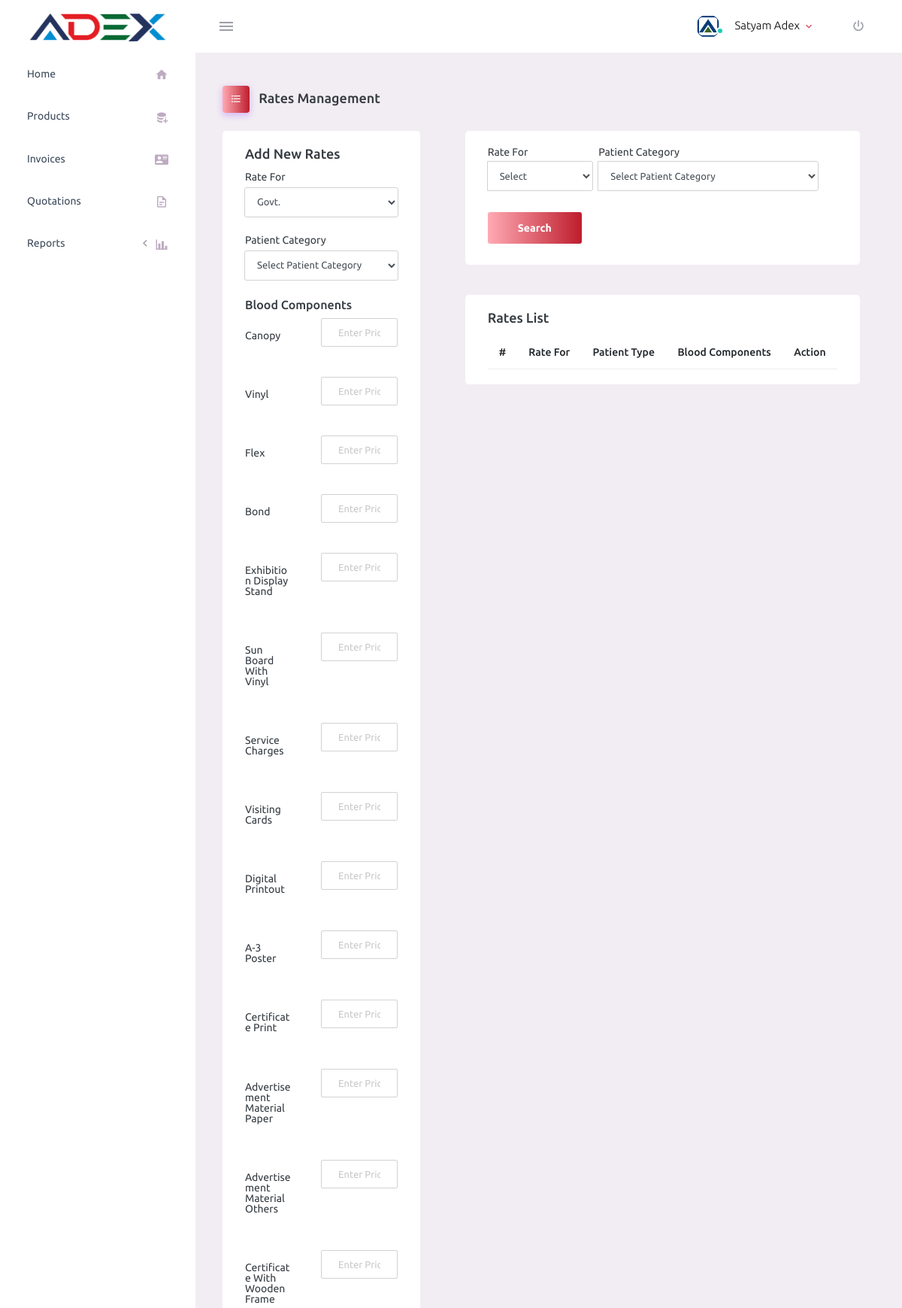
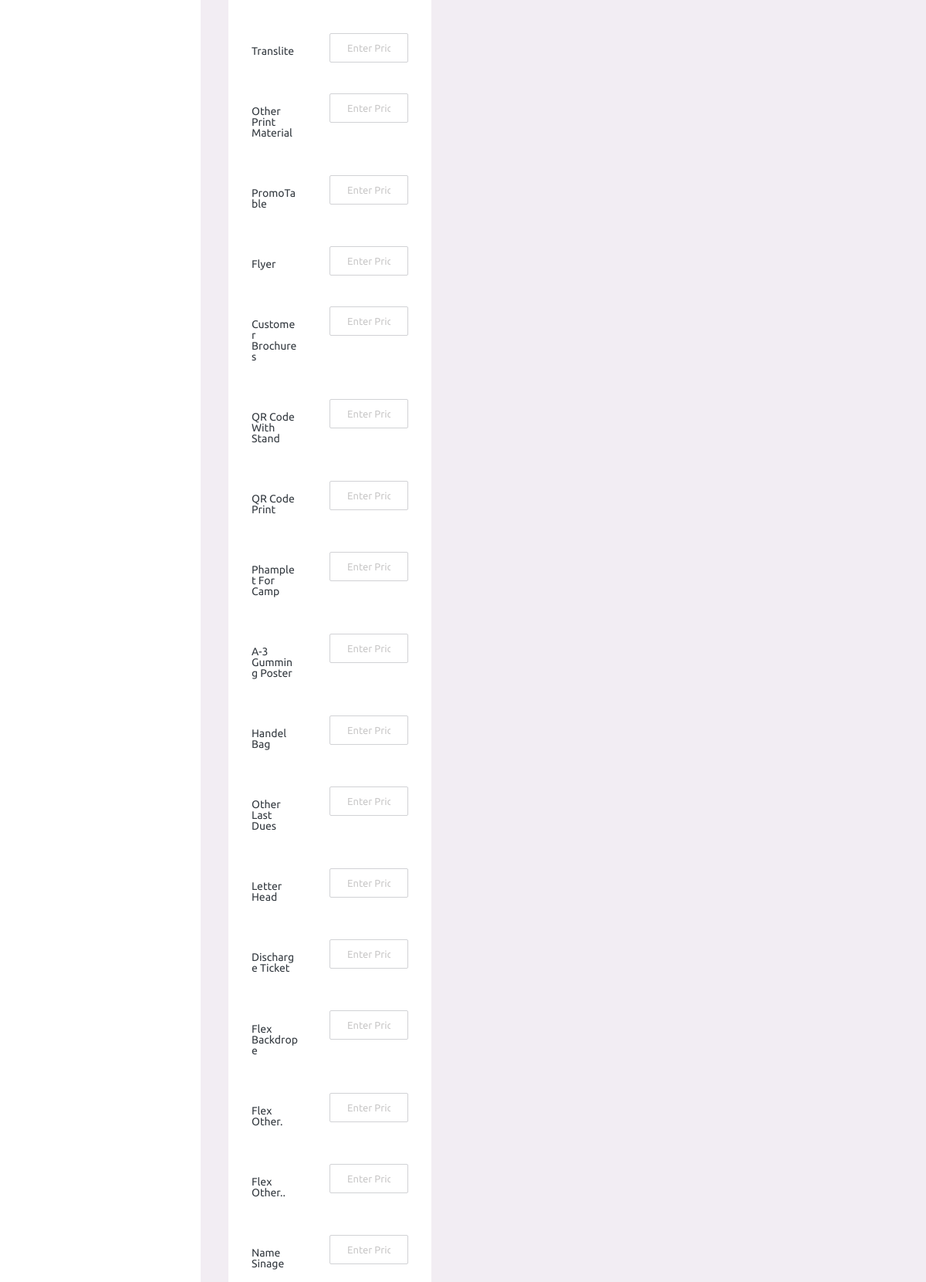
/rates.html (signed in, upper part), run on the app's committed database (2 pictures, top to bottom).
### tables this page shows
CREATE TABLE `blood_component_types` (
  `id` int NOT NULL,
  `title` varchar(255) DEFAULT NULL,
  `hsn_code` varchar(255) DEFAULT NULL,
  `status` tinyint DEFAULT '1',
  `created_at` datetime DEFAULT NULL
);

### Rates/index.php (the view, shortened to what this page needs)
<?php
$PostRateFor = $PostPatientCategory = $rateFor = $patientCategory ='';
?>
<div class="main-panel">
<div class="content-wrapper">
  <div class="page-header">
    <h3 class="page-title"> <span class="page-title-icon bg-gradient-primary text-white mr-2"> <i class="mdi mdi-format-list-bulleted menu-icon"></i> </span> Rates Management </h3>
  </div>
  <div class="row">
    <div class="col-md-4 grid-margin stretch-card">
      <div class="card">
        <div class="card-body">
          <h4 class="card-title">Add New Rates</h4>
          <form class="forms-sample" method="post" action="">
            <div class="form-group">
              <label for="exampleInputUsername1">Rate For</label>
              <select class="form-control" id="rate_for" name="rate_for">
                <option value="Govt." <?php echo $rateFor == 'Govt.' ? "selected":"";?>> Govt. </option>
              </select>
            </div>
            <div class="form-group">
              <label>Patient Category</label>
              <select class="form-control" id="patient_category" name="patient_category">
                <option value="0"> Select Patient Category </option>
              </select>
            </div>
            <div class="form-group">
              <h5>Blood Components</h5>
             <?php
			$csql = "SELECT * from blood_component_types where status = 1";
			$statement = $conn->prepare($csql);
			$statement->execute();
			$statement->setFetchMode(PDO::FETCH_ASSOC);
			$rows =$statement->fetchAll();
			if(count($rows) > 0){
				foreach($rows as $row){
				echo '
				<input type="hidden" value="'.$row['id'].'" name="bloodComponent[]">
				<div class="form-group row">
					<label for="exampleInputUsername2" class="col-sm-5 col-form-label">'.$row['title'].'</label>
					<div class="col-sm-7">
					  <input type="text" maxlength="6" class="form-control rateData" id="'.$row['id'].'" name="bloodComponentPrice[]" id="exampleInputUsername2" placeholder="Enter Price">
					</div>
				  </div>';
				}
			}
			?>
            </div>
          </form>
        </div>
      </div>
    </div>
    <div class="col-md-8 ">
      <div class="col-md-12 grid-margin stretch-card">
        <div class="card">
          <div class="card-body">
            <form class="form-inline searchForm" method="get" action="">
              <div class="input-group mb-2 mr-sm-2">
                <label for="exampleInputUsername1">Rate For</label>
              <select class="form-control" id="rate_for" name="rate_for">
              <option value=""> Select</option>
              </select>
              </div>
              <div class="input-group mb-2 mr-sm-2">
              <label>Patient Category</label>
              <select class="form-control" id="patient_category" name="patient_category">
                <option value=""> Select Patient Category </option>
              </select>
            </div>
              <button type="submit" class="btn btn-gradient-primary mb-2" style="margin-top: 21px;">Search</button>
            </form>
          </div>
        </div>
      </div>
      <div class="col-md-12 grid-margin stretch-card">
        <div class="card">
          <div class="card-body">
            <h4 class="card-title">Rates List</h4>
            <div class="table-responsive">
              <table class="table">
                <thead>
                  <tr>
                    <th> # </th>
                    <th> Rate For </th>
                    <th> Patient Type </th>
                    <th> Blood Components </th>
                    <th> Action </th>
                  </tr>
                </thead>
              </table>
            </div>
          </div>
        </div>
      </div>
    </div>
  </div>
</div>

### Rates/index.php (style rules this page uses)
.searchForm label { display: block; width: 100%; font-size: 14px; margin-bottom: 5px; }

### data on the page
blood_component_types: title "Canopy"
blood_component_types: title "Vinyl"
blood_component_types: title "Flex"
blood_component_types: title "Bond"
blood_component_types: title "Exhibition Display Stand"
blood_component_types: title "Sun Board With Vinyl"
blood_component_types: title "Service Charges"
blood_component_types: title "Visiting Cards"
blood_component_types: title "Digital Printout"
blood_component_types: title "A-3 Poster"
blood_component_types: title "Certificate Print"
blood_component_types: title "Advertisement Material Paper"
blood_component_types: title "Advertisement Material Others"
blood_component_types: title "Certificate With Wooden Frame"
blood_component_types: title "Translite"
blood_component_types: title "Other Print Material"
blood_component_types: title "PromoTable"
blood_component_types: title "Flyer"
blood_component_types: title "Customer Brochures"
blood_component_types: title "QR Code With Stand"
blood_component_types: title "QR Code Print"
blood_component_types: title "Phamplet For Camp"
blood_component_types: title "A-3 Gumming Poster"
blood_component_types: title "Handel Bag"
blood_component_types: title "Other Last Dues"
blood_component_types: title "Letter Head"
blood_component_types: title "Discharge Ticket"
blood_component_types: title "Flex Backdrope"
blood_component_types: title "Flex Other."
blood_component_types: title "Flex Other.."
blood_component_types: title "Name Sinage"

### other printed values
$_SESSION['Name'] "Satyam Adex"
